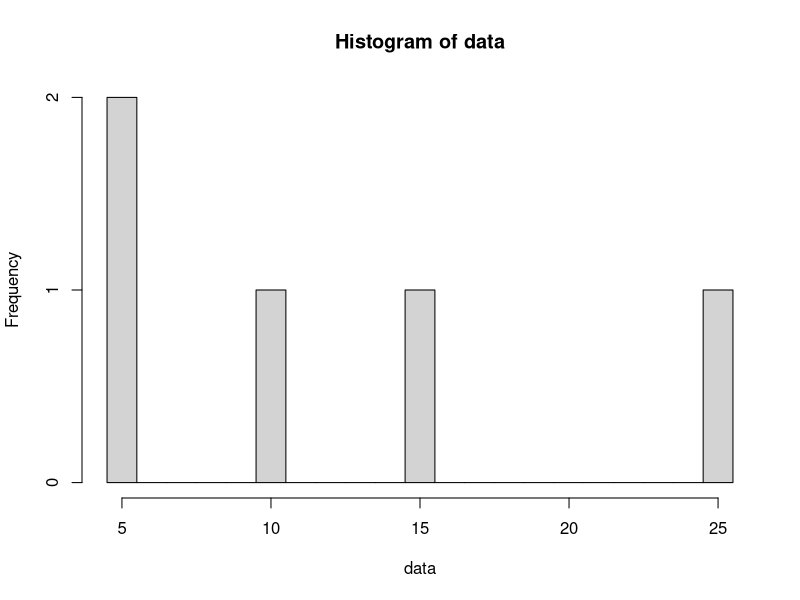

Write the R code that produced this figure.
## ---- chunk 1
knitr::opts_chunk$set(echo = TRUE)
## ---- chunk 2
p = 0.5 # heads prob of fair coin
m = 5 # terminate experiment after five heads are observed
## ---- chunk 3
data = c(5,5,10,15,25)
hist(data, breaks=4:25+0.5)
